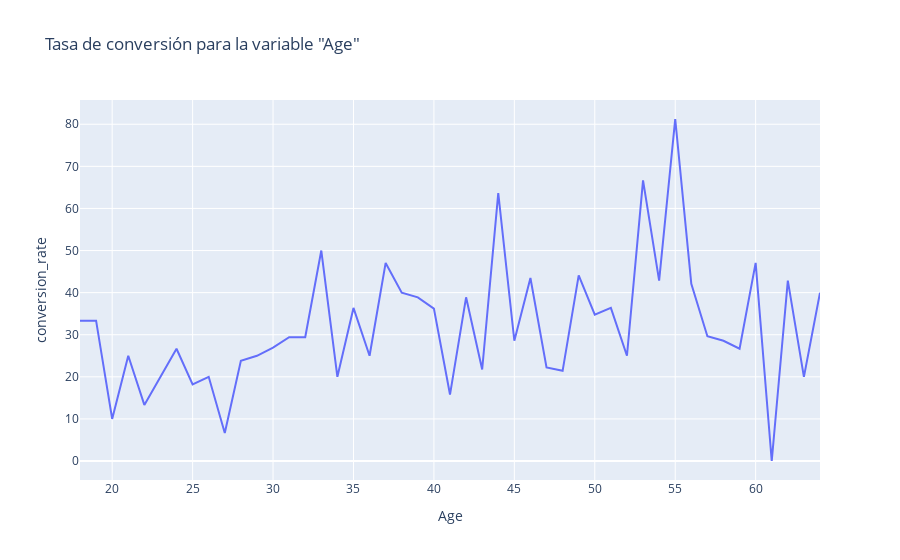
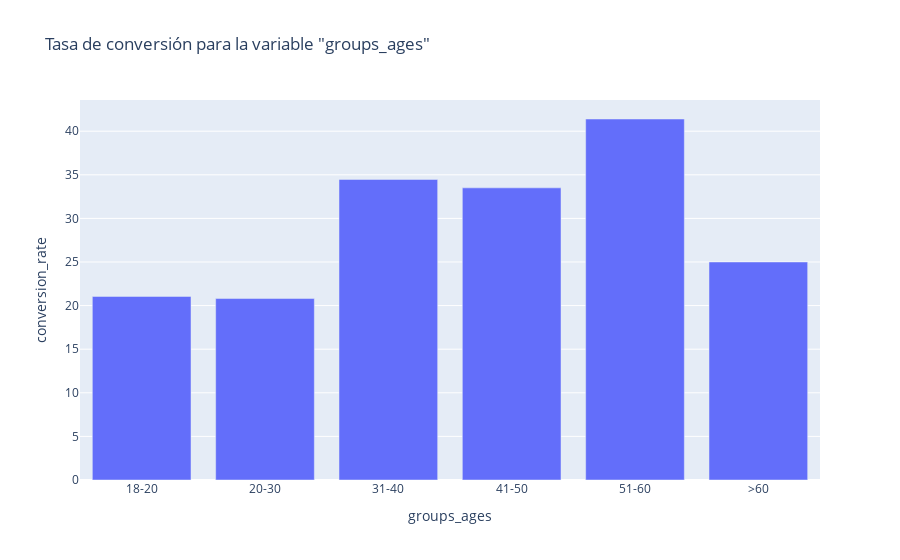

The notebook cell these images were saved under, in order:
### Markdown cell above
# Univariate analysis

### Code cell
helper_funtions.conversion_rate_chart('Age', 'Sales', df)

df.loc[:,'groups_ages'] = '18-20'
df.loc[df['Age']>60,'groups_ages'] = '>60'
df.loc[(df['Age']>50)&(df['Age']<=60), 'groups_ages'] = '51-60'
df.loc[(df['Age']>40)&(df['Age']<=50), 'groups_ages'] = '41-50'
df.loc[(df['Age']>30)&(df['Age']<=40), 'groups_ages'] = '31-40'
df.loc[(df['Age']>20)&(df['Age']<=30), 'groups_ages'] = '20-30'

# Y grafiquemos la tasa de conversión para esta nueva columna
helper_funtions.conversion_rate_chart('groups_ages', 'Sales', df, type='bar')

### Figure 1 — Plotly figure (JSON) as saved in the notebook; plotly's stock layout.template omitted (floating-point values rounded to 4 significant figures)
{"data": [{"hovertemplate": "Age=%{x}<br>conversion_rate=%{y}<extra></extra>", "legendgroup": "", "line": {"color": "#636efa", "dash": "solid"}, "marker": {"symbol": "circle"}, "mode": "lines", "name": "", "orientation": "v", "showlegend": false, "type": "scatter", "x": [18, 19, 20, 21, 22, 23, 24, 25, 26, 27, 28, 29, 30, 31, 32, 33, 34, 35, 36, 37, 38, 39, 40, 41, 42, 43, 44, 45, 46, 47, 48, 49, 50, 51, 52, 53, 54, 55, 56, 57, 58, 59, 60, 61, 62, 63, 64], "xaxis": "x", "y": [33.33, 33.33, 10, 25, 13.33, 20, 26.67, 18.18, 20, 6.667, 23.81, 25, 26.92, 29.41, 29.41, 50, 20, 36.36, 25, 47.06, 40, 38.89, 36.21, 15.79, 38.89, 21.74, 63.64, 28.57, 43.48, 22.22, 21.43, 44.12, 34.78, 36.36, 25, 66.67, 42.86, 81.25, 42.11, 29.63, 28.57, 26.67, 47.06, 0, 42.86, 20, 40], "yaxis": "y"}], "layout": {"legend": {"tracegroupgap": 0}, "title": {"text": "Tasa de conversión para la variable \"Age\""}, "xaxis": {"anchor": "y", "domain": [0, 1], "title": {"text": "Age"}}, "yaxis": {"anchor": "x", "domain": [0, 1], "title": {"text": "conversion_rate"}}}}

### Figure 2 — Plotly figure (JSON) as saved in the notebook; plotly's stock layout.template omitted (floating-point values rounded to 4 significant figures)
{"data": [{"alignmentgroup": "True", "hovertemplate": "groups_ages=%{x}<br>conversion_rate=%{y}<extra></extra>", "legendgroup": "", "marker": {"color": "#636efa", "pattern": {"shape": ""}}, "name": "", "offsetgroup": "", "orientation": "v", "showlegend": false, "textposition": "auto", "type": "bar", "x": ["18-20", "20-30", "31-40", "41-50", "51-60", ">60"], "xaxis": "x", "y": [21.05, 20.81, 34.47, 33.5, 41.4, 25], "yaxis": "y"}], "layout": {"barmode": "relative", "legend": {"tracegroupgap": 0}, "title": {"text": "Tasa de conversión para la variable \"groups_ages\""}, "xaxis": {"anchor": "y", "domain": [0, 1], "title": {"text": "groups_ages"}}, "yaxis": {"anchor": "x", "domain": [0, 1], "title": {"text": "conversion_rate"}}}}
